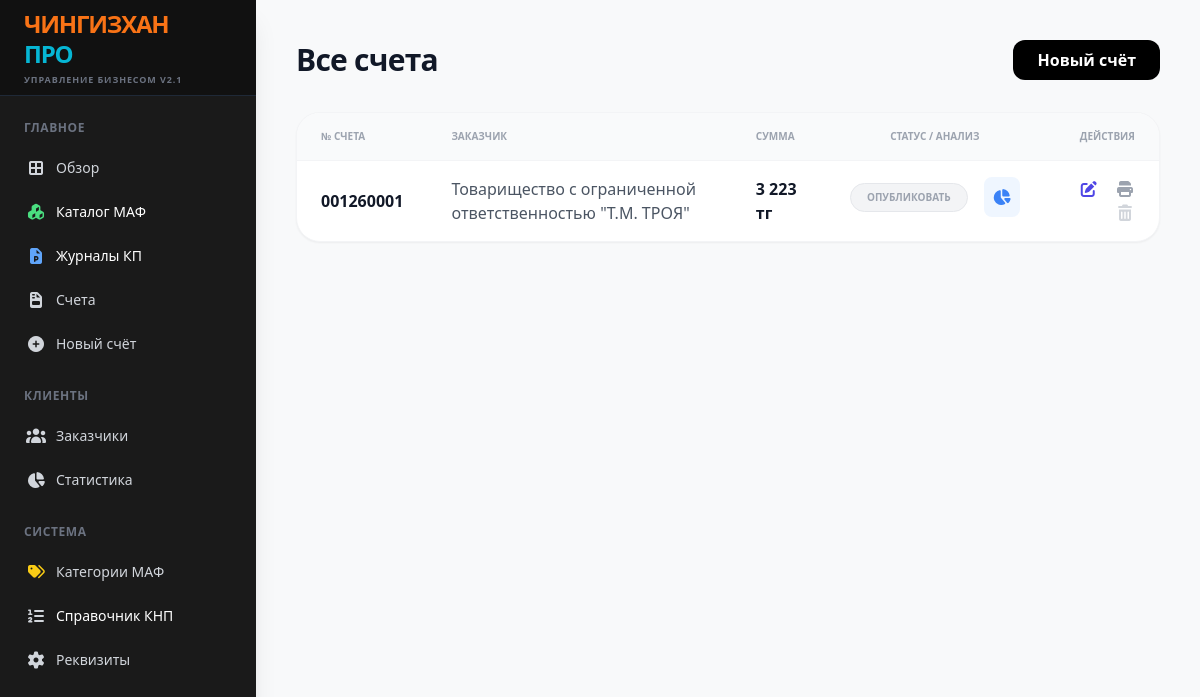
The app's page /invoices, older data.
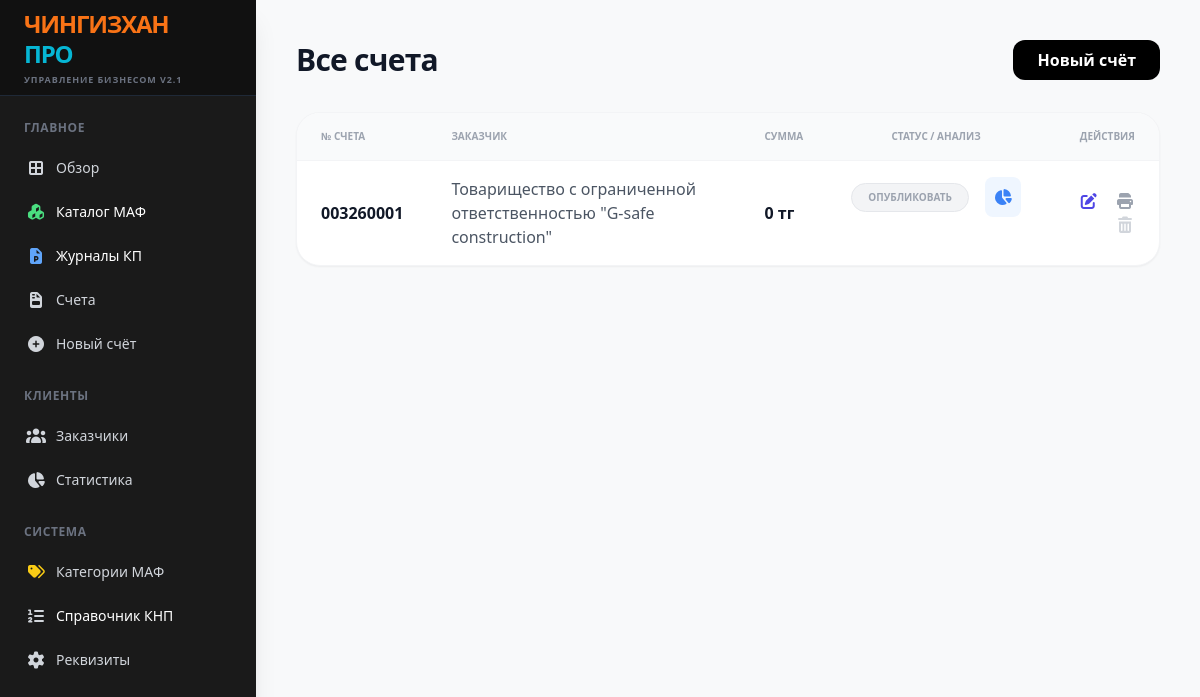
The same page, newer data.
### tables this page shows
CREATE TABLE invoices (id TEXT PRIMARY KEY, client_id TEXT, date TEXT, subtotal REAL, vat_rate REAL, vat_amount REAL, total REAL, status INTEGER DEFAULT 0, knp TEXT DEFAULT "859", markup REAL DEFAULT 0);

CREATE TABLE clients (id TEXT PRIMARY KEY, name TEXT, bin TEXT, contact TEXT, address TEXT);

### app.py (the view)
@app.route('/invoices')
def invoices_list():
    with sqlite3.connect(DB_NAME) as conn: invoices = conn.cursor().execute("SELECT i.id, c.name, i.date, i.total, i.status FROM invoices i LEFT JOIN clients c ON i.client_id = c.id ORDER BY i.date DESC").fetchall()
    return render_template('invoices.html', invoices=invoices, title="Все счета")

### templates/invoices.html (shortened to what this page needs)
{% extends "base.html" %}
{% block content %}
<div class="p-10 max-w-7xl mx-auto">
    <div class="flex justify-between items-center mb-8">
        <h2 class="text-3xl font-black text-gray-900 tracking-tight">{{ title }}</h2>
        <a href="/create_invoice{% if current_client %}?client={{ current_client }}{% endif %}" class="bg-black text-white px-6 py-2 rounded-xl font-bold hover:bg-gray-800 transition">Новый счёт</a>
    </div>
    <div class="bg-white rounded-3xl shadow-sm border border-gray-100 overflow-hidden">
        <table class="w-full text-left">
            <thead>
                <tr class="bg-gray-50 border-b border-gray-100">
                    <th class="py-4 px-6 text-[10px] font-black text-gray-400 uppercase">№ Счета</th>
                    <th class="py-4 px-6 text-[10px] font-black text-gray-400 uppercase">Заказчик</th>
                    <th class="py-4 px-6 text-[10px] font-black text-gray-400 uppercase">Сумма</th>
                    <th class="py-4 px-6 text-[10px] font-black text-gray-400 uppercase text-center">Статус / Анализ</th>
                    <th class="py-4 px-6 text-[10px] font-black text-gray-400 uppercase text-right">Действия</th>
                </tr>
            </thead>
            <tbody class="divide-y divide-gray-50">
                {% for inv in invoices %}
                <tr class="hover:bg-gray-50 transition">
                    <td class="py-4 px-6 font-black text-gray-900">{{ inv[0] }}</td>
                    <td class="py-4 px-6 text-gray-600 font-medium">{{ inv[1] }}</td>
                    <td class="py-4 px-6 font-black text-gray-900">{{ '{:,.0f}'.format(inv[3]).replace(',', ' ') }} тг</td>
                    <td class="py-4 px-6 text-center flex items-center justify-center space-x-4">
                        {% if inv[4] == 0 %}
                            <button onclick="setStatus('{{ inv[0] }}', 1)" class="px-4 py-1.5 rounded-full text-[10px] font-black bg-gray-100 text-gray-400 border border-gray-200 uppercase">Опубликовать</button>
                        {% elif inv[4] == 1 %}
                            <button onclick="setStatus('{{ inv[0] }}', 2)" class="px-4 py-1.5 rounded-full text-[10px] font-black bg-yellow-100 text-yellow-600 uppercase">Ожидает →</button>
                        {% else %}
                            <button onclick="setStatus('{{ inv[0] }}', 1)" class="px-4 py-1.5 rounded-full text-[10px] font-black bg-green-100 text-green-600 uppercase">✓ Оплачено</button>
                        {% endif %}
                        <a href="/invoice_stats/{{ inv[0] }}" class="text-blue-500 hover:text-blue-700 bg-blue-50 p-2 rounded-lg" title="Анализ прибыли"><i class="fas fa-chart-pie"></i></a>
                    </td>
                    <td class="py-4 px-6 text-right space-x-3">
                        {% if inv[4] == 0 %}<a href="/edit_invoice/{{ inv[0] }}" class="text-indigo-600 hover:text-indigo-800 transition" title="Изменить"><i class="fas fa-edit"></i></a>{% endif %}
                        <a href="/print/{{ inv[0] }}" class="text-gray-400 hover:text-black"><i class="fas fa-print"></i></a>
                        <button onclick="deleteInvoice('{{ inv[0] }}')" class="text-gray-300 hover:text-red-500 transition"><i class="fas fa-trash-alt"></i></button>
                    </td>
                </tr>
                {% endfor %}
            </tbody>
        </table>
    </div>
</div>
{% endblock %}

Row changes from the older to the newer data that the page shows:
removed invoices: id "001260001", name "Товарищество с ограниченной ответственностью \"Т.М. ТРОЯ\"", total "3 223"
added invoices: id "003260001", name "Товарищество с ограниченной ответственностью \"G-safe construction\"", total "0"
